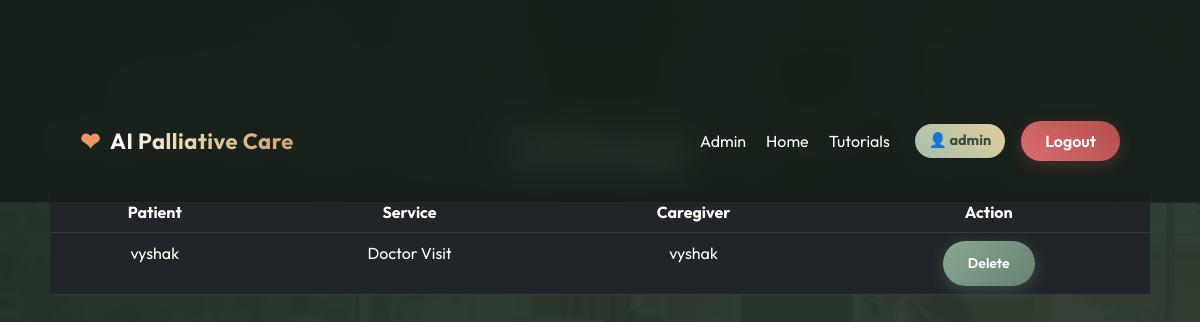
Screenshot of /view_all_bookings (signed in) with the database file from the repository.
### tables this page shows
CREATE TABLE booking(
        id INTEGER PRIMARY KEY AUTOINCREMENT,
        patient_name TEXT,
        service TEXT,
        caregiver TEXT
    );

### app.py (the view)
@app.route("/view_all_bookings")
def view_all_bookings():
    if session.get("role") not in ["admin", "nurse"]:
        return redirect("/login")
    conn = get_db()
    data = conn.execute("SELECT * FROM booking").fetchall()
    conn.close()
    return render_template("admin_view_bookings.html", bookings=data)

### app.py (called while the page is built)
@app.after_request
def add_header(response):
    response.cache_control.no_store = True
    response.cache_control.no_cache = True
    response.cache_control.must_revalidate = True
    response.cache_control.max_age = 0
    return response

def get_db():
    conn = sqlite3.connect(DB)
    conn.row_factory = sqlite3.Row
    return conn

### templates/admin_view_bookings.html
{% extends "base.html" %}
{% block content %}
<h2 class="text-center mb-4">All Bookings</h2>
<table class="table table-dark text-center">
<tr>
    <th>Patient</th>
    <th>Service</th>
    <th>Caregiver</th>
    <th>Action</th>
</tr>
{% for b in bookings %}
<tr>
    <td>{{ b.patient_name }}</td>
    <td>{{ b.service }}</td>
    <td>{{ b.caregiver }}</td>
    <td>
        <a href="/admin_delete_booking/{{ b.id }}"
           class="btn btn-danger btn-sm"
           onclick="return confirm('Delete booking?')">
           Delete
        </a>
    </td>
</tr>
{% endfor %}
</table>
{% endblock %}

### static/css/style.css (style rules this page uses)
body { font-family: 'Outfit', sans-serif; margin: 0; background: linear-gradient(135deg, rgba(30, 45, 35, 0.96), rgba(46, 59, 49, 0.94)), url('../images/real_ward.png') center/cover fixed; color: #fdfdfd; min-height: 100vh; overflow-x: hidden; }
.btn { background: linear-gradient(135deg, #8ba894, #668270); padding: 12px 25px; border: none; color: white; border-radius: 30px; text-decoration: none; cursor: pointer; font-weight: 600; transition: all 0.3s ease; box-shadow: 0 4px 15px rgba(102, 130, 112, 0.4); }

### rows the page displays
booking: patient_name "vyshak", service "Doctor Visit", caregiver "vyshak"

### other values shown
{{ session["user"] }} "admin"
